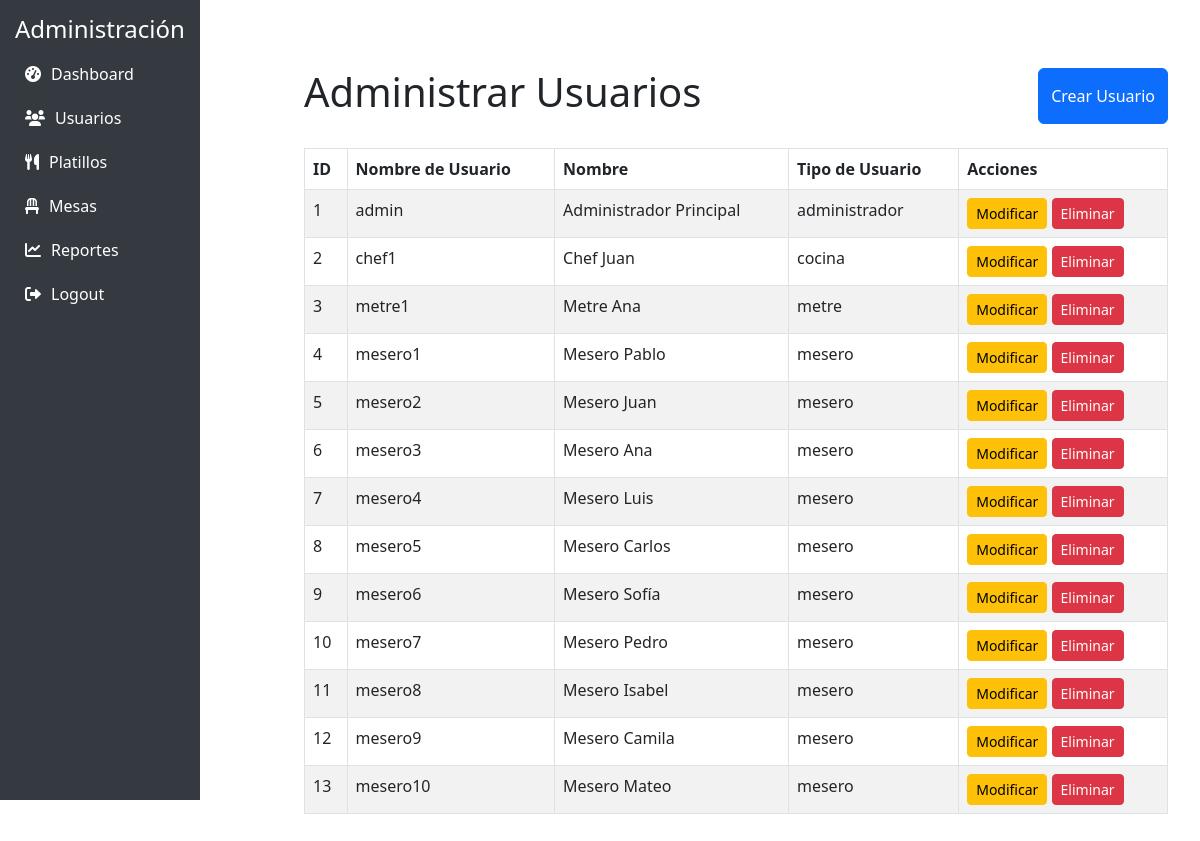
Before: /php/administrador/Cruds/Usuarios/admin_usuarios.php with the older database file.
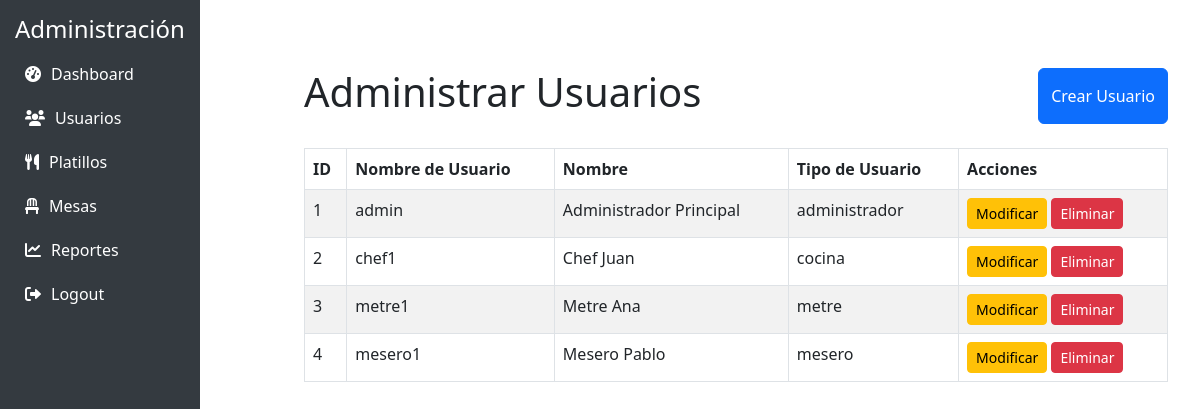
After: the same page with the newer database file.
### tables this page shows
CREATE TABLE usuarios (
    id_usuario INT NOT NULL AUTO_INCREMENT,
    nombre_usuario VARCHAR(50) NOT NULL UNIQUE,
    contrasena VARCHAR(255) NOT NULL,
    nombre VARCHAR(100) NOT NULL,
    rut VARCHAR(20) NOT NULL UNIQUE,
    horario TIME NOT NULL,
    disponible BOOLEAN DEFAULT TRUE,
    telefono VARCHAR(15) DEFAULT NULL,
    email VARCHAR(100) DEFAULT NULL,
    direccion VARCHAR(255) DEFAULT NULL,
    fecha_ingreso DATE NOT NULL,
    tipo_usuario ENUM('administrador', 'cocina', 'mesero', 'metre') NOT NULL DEFAULT 'mesero',
    PRIMARY KEY (id_usuario)
);

### php/administrador/Cruds/Usuarios/admin_usuarios.php (the view, shortened to what this page needs)
<!DOCTYPE html>
<html lang="es">
<head>
    <link rel="stylesheet" href="https://cdn.jsdelivr.net/npm/bootstrap@5.3.0/dist/css/bootstrap.min.css">
</head>
<body>
    <?php include '../barra.php'; ?>
    <div class="content">
        <div class="container mt-5">
            <div class="d-flex justify-content-between mb-4">
                <h1>Administrar Usuarios</h1>
                <button class="btn btn-primary" onclick="toggleForm('crear')">Crear Usuario</button>
            </div>
            <table class="table table-striped table-bordered">
                <thead class="thead-dark">
                    <tr>
                        <th>ID</th>
                        <th>Nombre de Usuario</th>
                        <th>Nombre</th>
                        <th>Tipo de Usuario</th>
                        <th>Acciones</th>
                    </tr>
                </thead>
                <tbody>
                    <?php
                    $conn = new mysqli("localhost", "root", "", "restaurante_bd");
                    $sql = "SELECT * FROM usuarios";
                    $result = $conn->query($sql);
                    if ($result->num_rows > 0) {
                        while ($row = $result->fetch_assoc()) {
                            echo "<tr>
                                    <td>{$row['id_usuario']}</td>
                                    <td>{$row['nombre_usuario']}</td>
                                    <td>{$row['nombre']}</td>
                                    <td>{$row['tipo_usuario']}</td>
                                    <td>
                                        <button class='btn btn-warning btn-sm' onclick='toggleForm(\"editar\", {$row['id_usuario']})'>Modificar</button>
                                        <a href='eliminar_usuario.php?id={$row['id_usuario']}' class='btn btn-danger btn-sm' onclick='return confirm(\"¿Estás seguro de que deseas eliminar este usuario?\");'>Eliminar</a>
                                    </td>
                                </tr>";
                        }
                    } else {
                        echo "<tr><td colspan='5' class='text-center'>No hay usuarios disponibles</td></tr>";
                    }
                    ?>
                </tbody>
            </table>
        </div>
    </div>
</body>
</html>

### php/administrador/Cruds/barra.php
<link rel="stylesheet" href="https://cdnjs.cloudflare.com/ajax/libs/font-awesome/6.0.0-beta3/css/all.min.css">
<nav class="col-md-2 d-none d-md-block sidebar position-fixed">
    <div class="position-sticky">
        <h4 class="text-white">Administración</h4>
        <ul class="nav flex-column">
            <li class="nav-item">
                <a class="nav-link" href="../../administrador.php">
                    <i class="fas fa-tachometer-alt"></i> Dashboard
                </a>
            </li>
            <li class="nav-item">
                <a class="nav-link" href="../Usuarios/admin_usuarios.php">
                    <i class="fas fa-users"></i> Usuarios
                </a>
            </li>
            <li class="nav-item">
                <a class="nav-link" href="../Platillos/admin_platillos.php">
                    <i class="fas fa-utensils"></i> Platillos
                </a>
            </li>
            <li class="nav-item">
                <a class="nav-link" href="../Mesas/admin_mesas.php">
                    <i class="fas fa-chair"></i> Mesas
                </a>
            </li>
            <li class="nav-item">
                <a class="nav-link" href="../../reportes.php">
                    <i class="fas fa-chart-line"></i> Reportes
                </a>
            </li>
            <li class="nav-item">
                <a class="nav-link" href="#">
                    <i class="fas fa-sign-out-alt"></i> Logout
                </a>
            </li>
        </ul>
    </div>
</nav>

### php/administrador/Cruds/Usuarios/admin_usuarios.php (style rules this page uses)
.sidebar { height: 100vh; background-color: #343a40; padding: 15px; }
.sidebar a { color: white; text-decoration: none; padding: 10px; display: flex; align-items: center; }
.sidebar a i { margin-right: 10px; }
.content { margin-left: 17rem; padding: 20px; }

Changed rows visible on the page:
removed usuarios: id_usuario "5", nombre_usuario "mesero2", nombre "Mesero Juan", tipo_usuario "mesero"
removed usuarios: id_usuario "6", nombre_usuario "mesero3", nombre "Mesero Ana", tipo_usuario "mesero"
removed usuarios: id_usuario "7", nombre_usuario "mesero4", nombre "Mesero Luis", tipo_usuario "mesero"
removed usuarios: id_usuario "8", nombre_usuario "mesero5", nombre "Mesero Carlos", tipo_usuario "mesero"
removed usuarios: id_usuario "9", nombre_usuario "mesero6", nombre "Mesero Sofía", tipo_usuario "mesero"
removed usuarios: id_usuario "10", nombre_usuario "mesero7", nombre "Mesero Pedro", tipo_usuario "mesero"
removed usuarios: id_usuario "11", nombre_usuario "mesero8", nombre "Mesero Isabel", tipo_usuario "mesero"
removed usuarios: id_usuario "12", nombre_usuario "mesero9", nombre "Mesero Camila", tipo_usuario "mesero"
removed usuarios: id_usuario "13", nombre_usuario "mesero10", nombre "Mesero Mateo", tipo_usuario "mesero"
